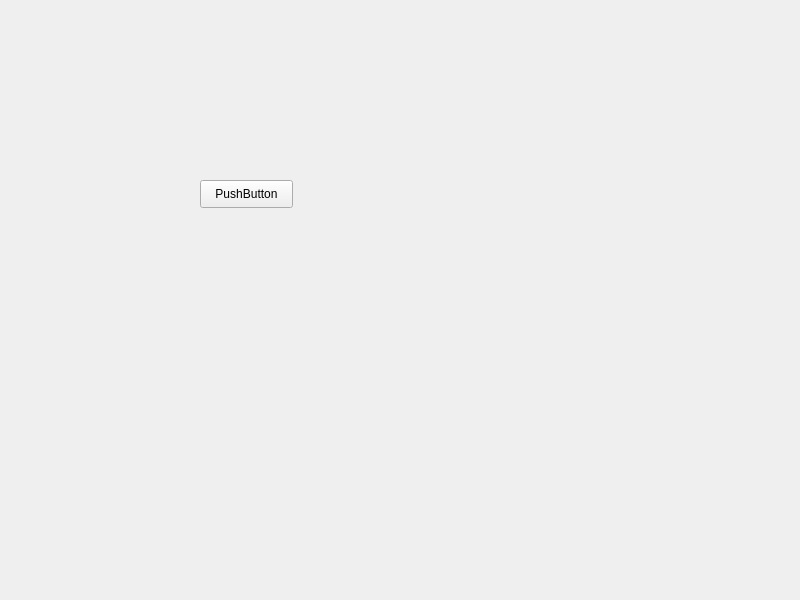
<?xml version="1.0" encoding="UTF-8"?>
<ui version="4.0">
 <class>MainWindow</class>
 <widget class="QMainWindow" name="MainWindow">
  <property name="geometry">
   <rect>
    <x>0</x>
    <y>0</y>
    <width>800</width>
    <height>600</height>
   </rect>
  </property>
  <property name="windowTitle">
   <string>MainWindow</string>
  </property>
  <property name="whatsThis">
   <string>&lt;html&gt;&lt;head/&gt;&lt;body&gt;&lt;p&gt;&lt;br/&gt;&lt;/p&gt;&lt;/body&gt;&lt;/html&gt;</string>
  </property>
  <widget class="QWidget" name="centralwidget">
   <widget class="QPushButton" name="pushButton">
    <property name="geometry">
     <rect>
      <x>200</x>
      <y>180</y>
      <width>93</width>
      <height>28</height>
     </rect>
    </property>
    <property name="text">
     <string>PushButton</string>
    </property>
   </widget>
  </widget>
  <widget class="QMenuBar" name="menubar">
   <property name="geometry">
    <rect>
     <x>0</x>
     <y>0</y>
     <width>800</width>
     <height>26</height>
    </rect>
   </property>
  </widget>
 </widget>
 <resources/>
 <connections/>
</ui>
